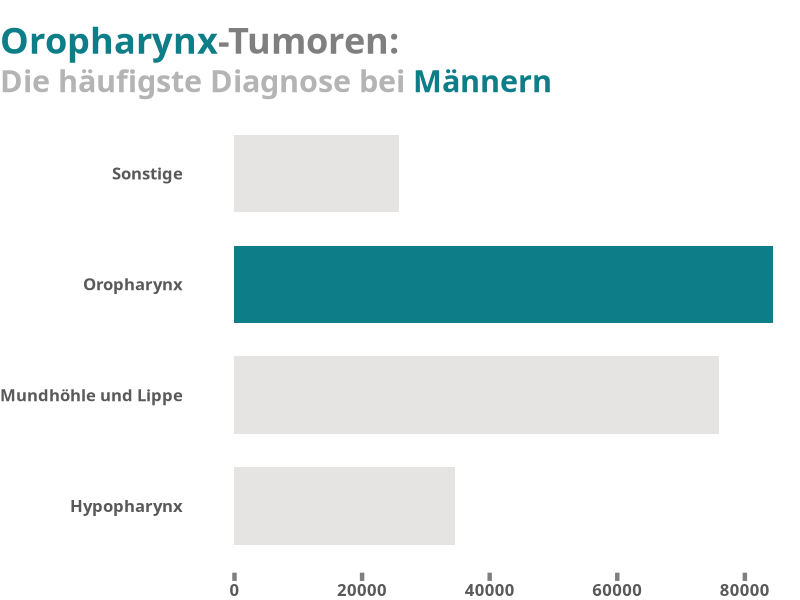
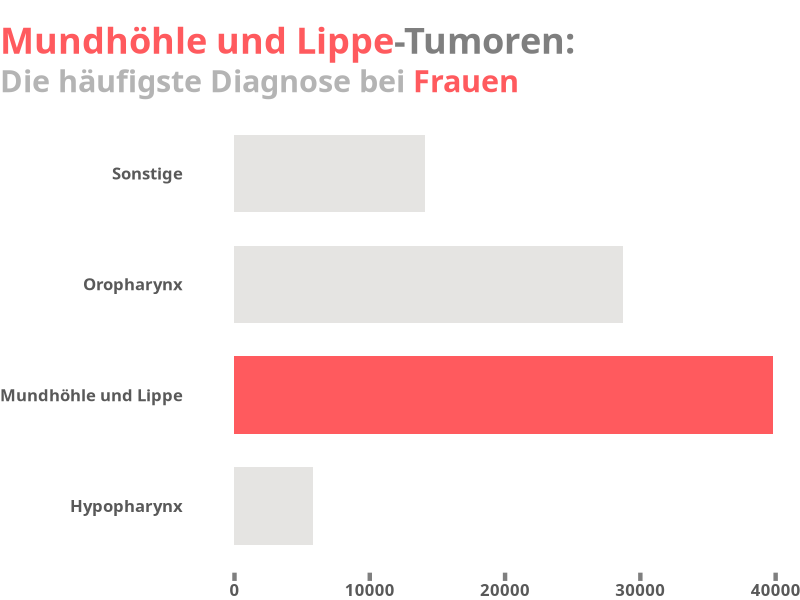
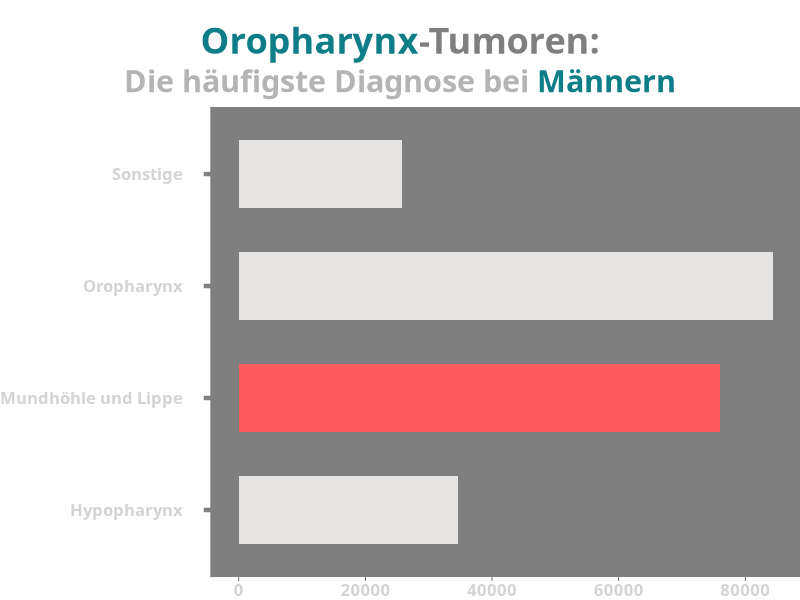

The R source for these figures, in order:
## ---- chunk 1
#| fig-height: 8
#| fig-align: center
#| echo: false
#| label: fig-plot-Inzidenz
#| layout-ncol: 2
#| fig-cap: "Inzidenz in Deutschland im Zeitraum 1999–2022 basierend auf Daten des Zentrums für Krebsregisterdaten des Robert Koch-Instituts (RKI).[@ZentrumfurKrebsregisterdatenimRobertKoch-Institut2024] "
#| fig-subcap: 
#| - "Inzidenz, Fallzahlen in Deutschland"
#| - "Inzidenz, Fallzahlen in Deutschland"


# Required Libraries
library(ggplot2)
library(dplyr)
library(scales) # For percentage formatting
library(ggtext) # For element_markdown in themes
library(tidyr) # For data transformation
library(dplyr)


# Read the CSV file
data <- read.csv( "Daten/InzidenzHNO.csv" , sep = ";", header = TRUE)

data <- data %>% 
  select(-X)%>%
  mutate(
    Diagnose_Gruppe = case_when(
    
    Diagnose %in% c(
      "Lippe (C00)",
      "sonstg/nnbez Teile d Zunge (C02)",
      "Zahnfleisch (C03)",
      "Mundboden (C04)",
      "sonstg/nnbez Teile d Mundes (C06)"
      ) ~ "Mundhöhle und Lippe" ,
    
    Diagnose %in% c(
      "Zungengrund (C01)",
      "Gaumen (C05)",
      "Tonsille (C09)",
      "Oropharynx (C10)"
    ) ~ "Oropharynx",

    Diagnose %in% c(
      "Recessus piriformis (C12)",
      "Hypopharynx (C13)"
    ) ~ "Hypopharynx",
    
    TRUE ~ "Sonstige",  # Default für andere
    
  ))

  


# Modify the dataset to assign colors conditionally
data <- data %>%
  mutate(
    Fill_Color = ifelse(Diagnose_Gruppe == "Oropharynx", "#0d7d87", "#E5E4E2")
  )


data %>%
  select(-weiblich) %>%
  ggplot(
    aes(
      x = Diagnose_Gruppe,
      y = männlich,
      fill = Fill_Color
    )
  ) +
    geom_point() +
  guides(
    # x = guide_axis(cap = "both"), # Cap both ends
    y = guide_axis(cap = "both") # Cap both ends
  ) +
  geom_bar(
    stat = "identity",
    show.legend = FALSE,
    width = 0.7  # Make bars slimmer by reducing the width (default is 0.9)
  ) +  
  scale_fill_identity() +  
  theme_minimal() +  
  labs(
    title = "<p><span style='color:#0d7d87'>Oropharynx</span><span style='color:#7f7f7f'>-Tumoren:</span></p>",
    subtitle = "<p><span style='color:#B4B4B4'>Die häufigste Diagnose bei </span><span style='color:#0d7d87'>Männern</span></p>"
  ) +
  coord_flip() +
  theme(
    plot.title = element_markdown(hjust = 0, family = "Ubuntu", size = 26, face = "bold"),
    plot.subtitle = element_markdown(hjust = 0, family = "Ubuntu", size = 22, face = "bold"),
    plot.caption = element_markdown(hjust = 0.5, size = 10),
    
    # Remove default grid lines
    panel.grid.minor.y = element_blank(),
    panel.grid.major.y = element_blank(),
    panel.grid.major.x = element_blank(),
    panel.grid.minor.x = element_blank(),
    
    axis.text.x = element_text(
      hjust = 0.5,
      family = "Ubuntu", 
      face = "bold", 
      color = "#595959", 
      size = 12
    ),
    axis.title.x = element_blank(),
    axis.title.y = element_blank(),
    
    # Y-axis customization: ticks extend to the right, line clipped properly
    axis.text.y = element_text(
      family = "Ubuntu", 
      face = "bold", 
      color = "#595959", 
      size = 12,
      margin = margin(r = 15)  # Add margin for better label spacing
    ),
    
    axis.ticks.x = element_line(color = "#7f7f7f", size = 1.5),  # Thicker ticks
    axis.ticks.length.x = unit(6, "pt"),  # Longer ticks
    plot.title.position = "plot",
    # Adjust axis line length exactly within the data range
    # axis.line.y = element_line(color = "#7f7f7f", size = 1.2),
    
    # Adjust clipping and limits
    plot.margin = margin(t = 20),  # Adjust plot margins
    panel.border = element_blank()  # Ensure clean edge with no overflow
  )



data <- data %>%
  mutate(
    Fill_Color = ifelse(Diagnose_Gruppe == "Mundhöhle und Lippe", "#ff5a5e", "#E5E4E2")
  )

data %>%
  select(-männlich) %>%
  ggplot(
    aes(
      x = Diagnose_Gruppe,
      y = weiblich,
      fill = Fill_Color
    )
  ) +
    geom_point() +
  guides(
    # x = guide_axis(cap = "both"), # Cap both ends
    y = guide_axis(cap = "both") # Cap both ends
  ) +
  geom_bar(
    stat = "identity",
    show.legend = FALSE,
    width = 0.7  # Make bars slimmer by reducing the width (default is 0.9)
  ) +  
  scale_fill_identity() +  
  theme_minimal() +  
  labs(
    title = "<p><span style='color:#ff5a5e'>Mundhöhle und Lippe</span><span style='color:#7f7f7f'>-Tumoren:</span></p>",
    subtitle = "<p><span style='color:#B4B4B4'>Die häufigste Diagnose bei </span><span style='color:#ff5a5e'>Frauen</span></p>"
  ) +
  coord_flip() +
  theme(
    plot.title = element_markdown(hjust = 0, family = "Ubuntu", size = 26, face = "bold"),
    plot.subtitle = element_markdown(hjust = 0, family = "Ubuntu", size = 22, face = "bold"),
    plot.caption = element_markdown(hjust = 0.5, size = 10),
    
    # Remove default grid lines
    panel.grid.minor.y = element_blank(),
    panel.grid.major.y = element_blank(),
    panel.grid.major.x = element_blank(),
    panel.grid.minor.x = element_blank(),
    
    axis.text.x = element_text(
      hjust = 0.5,
      family = "Ubuntu", 
      face = "bold", 
      color = "#595959", 
      size = 12
    ),
    axis.title.x = element_blank(),
    axis.title.y = element_blank(),
    
    # Y-axis customization: ticks extend to the right, line clipped properly
    axis.text.y = element_text(
      family = "Ubuntu", 
      face = "bold", 
      color = "#595959", 
      size = 12,
      margin = margin(r = 15)  # Add margin for better label spacing
    ),
    
    axis.ticks.x = element_line(color = "#7f7f7f", size = 1.5),  # Thicker ticks
    axis.ticks.length.x = unit(6, "pt"),  # Longer ticks
    plot.title.position = "plot",  # Keep the title fixed at the top, centered
    # Adjust axis line length exactly within the data range
    # axis.line.y = element_line(color = "#7f7f7f", size = 1.2),
    
    # Adjust clipping and limits
    plot.margin = margin(t = 20),  # Adjust plot margins
    panel.border = element_blank()  # Ensure clean edge with no overflow
  )




data %>%
  select(-weiblich) %>%
  ggplot(
    aes(
      x = Diagnose_Gruppe,
      y = männlich,
      fill = Fill_Color
    )
  ) +
  geom_bar(
    stat = "identity",
    show.legend = FALSE,
    width = 0.6  # Make bars slimmer by reducing the width
  ) +  
  scale_fill_identity() +  
  theme_dark() +  # Apply a dark theme
  labs(
    title = "<p><span style='color:#0d7d87'>Oropharynx</span><span style='color:#7f7f7f'>-Tumoren:</span></p>",
    subtitle = "<p><span style='color:#B4B4B4'>Die häufigste Diagnose bei </span><span style='color:#0d7d87'>Männern</span></p>"
  ) +
  coord_flip() +  # Flip the coordinates to make the bars horizontal
  theme(
    plot.title = element_markdown(hjust = 0.5, family = "Ubuntu", size = 26, face = "bold", color = "#FFFFFF"),  # Title in white
    plot.subtitle = element_markdown(hjust = 0.5, family = "Ubuntu", size = 22, face = "bold", color = "#D3D3D3"),  # Subtitle in light grey
    plot.caption = element_markdown(hjust = 0.5, size = 10, color = "#D3D3D3"),
    
    panel.grid.minor.y = element_blank(),
    panel.grid.major.y = element_blank(),
    panel.grid.major.x = element_blank(),
    panel.grid.minor.x = element_blank(),
    
    axis.text.x = element_text(
      hjust = 0.5,
      family = "Ubuntu", 
      face = "bold", 
      color = "#D3D3D3",  # Light gray for axis labels
      size = 12
    ),
    axis.title.x = element_blank(),
    axis.title.y = element_blank(),
    
    axis.text.y = element_text(
      family = "Ubuntu", 
      face = "bold", 
      color = "#D3D3D3",  # Light gray for axis labels
      size = 12,
      margin = margin(r = 15)
    ),
    
    axis.ticks.y = element_line(color = "#7f7f7f", size = 1.5),
    axis.ticks.length.y = unit(6, "pt"),
    axis.line.y = element_line(color = "#7f7f7f", size = 1.2),
    
    plot.title.position = "plot",  # Title position relative to the plot area
    plot.margin = margin(t = 20)  # Adjust the top margin if needed
  )
